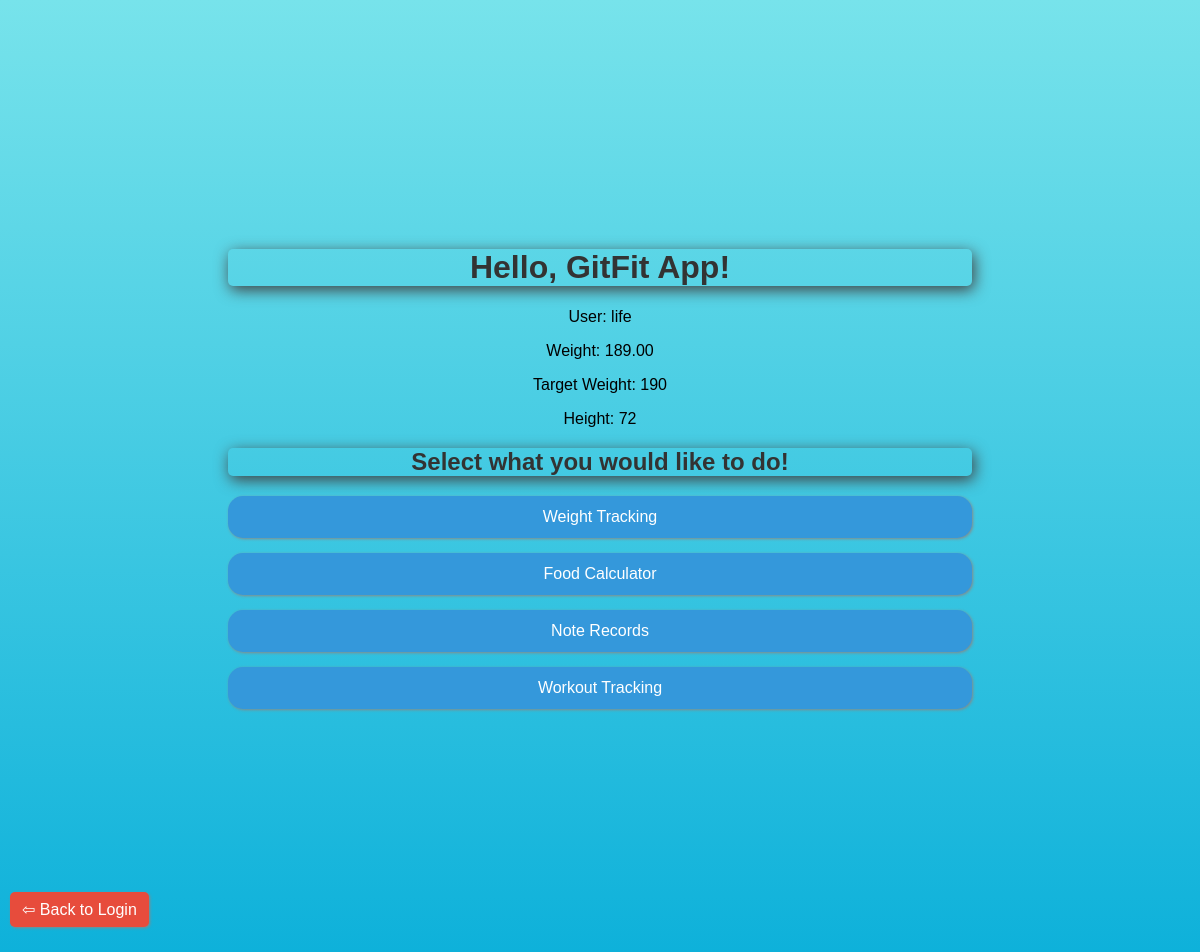
The app's page /index.php (signed in) with its own data.
### tables this page shows
CREATE TABLE `users_table` (
  `name` varchar(50) NOT NULL,
  `age` int(3) NOT NULL,
  `gender` varchar(10) NOT NULL,
  `email` varchar(255) NOT NULL,
  `password` varchar(255) NOT NULL,
  `current_weight` decimal(10,0) NOT NULL,
  `target_weight` decimal(10,0) NOT NULL,
  `height_inches` decimal(10,0) NOT NULL,
  `id` int(11) NOT NULL,
  `username` varchar(255) NOT NULL,
  `created_at` timestamp NOT NULL DEFAULT current_timestamp()
);

CREATE TABLE `weight_records` (
  `weight_id` int(11) NOT NULL,
  `id` int(11) DEFAULT NULL,
  `weight_date` date DEFAULT NULL,
  `weight` decimal(5,2) DEFAULT NULL
);

### index.php (the view, shortened to what this page needs)
<?php
include 'dbconfig.php';
$id = $_SESSION['id'];
$stmt = $pdo->prepare("SELECT * FROM users_table WHERE id = ?");
$stmt->bindParam(1, $id);
$stmt->execute();
$userData = $stmt->fetch(PDO::FETCH_ASSOC);
$weightStmt = $pdo->prepare("SELECT weight FROM weight_records WHERE id = ? ORDER BY weight_date ASC");
$weightStmt->bindParam(1, $id);
$weightStmt->execute();
$latestWeight = $weightStmt->fetch(PDO::FETCH_ASSOC);
$currentWeight = $latestWeight ? $latestWeight['weight'] : 'No record for today!';
?>
<!DOCTYPE HTML>
<html lang="en">
<head>
    <link rel="stylesheet" href="css/styles.css">
</head>
<body>
    <h1>Hello, GitFit App!</h1>
    <p>User: <?php echo htmlspecialchars($userData['username']); ?></p>
    <p>Weight: <?php echo htmlspecialchars($currentWeight); ?></p>
    <p>Target Weight: <?php echo htmlspecialchars($userData['target_weight']); ?></p>
    <p>Height: <?php echo htmlspecialchars($userData['height_inches']); ?></p>
    <h2>Select what you would like to do!</h2>
    <a href="weight.php">Weight Tracking</a>
    <a href="food.php">Food Calculator</a>
    <a href="notes.php">Note Records</a>
    <a href="workouts.php">Workout Tracking</a>
    <a href="login.php" class="back-button">&#8678; Back to Login</a>
</body>
</html>

### css/styles.css (style rules this page uses)
body { background: linear-gradient(to bottom, #77e3eb, #0eb1da); font-family: Arial, sans-serif; text-align: center; margin: 128px; padding: 100px; }
h1, h2 { color: #333; border-radius: 5px; box-shadow: 2px 4px 15px #414040; }
a { display: block; margin: 15px 0; padding: 12px; background-color: #3498db; color: #fff; text-decoration: none; border-radius: 15px; transition: background-color 0.3s; box-shadow: 1px 1px 3px #888888; }
.back-button { position: fixed; bottom: 10px; left: 10px; background-color: #e74c3c; color: #fff; padding: 8px 12px; text-decoration: none; border-radius: 5px; box-shadow: 1px 1px 3px #888888; transition: background-color 0.3s; }

### records on screen
users_table: username "life", target_weight "190", height_inches "72"
weight_records: weight "189.00"
